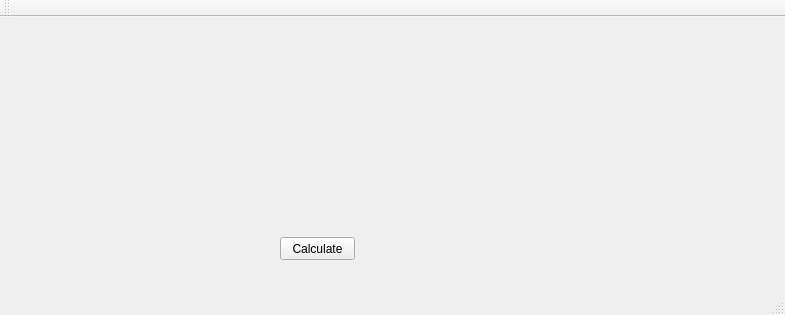
<?xml version="1.0" encoding="UTF-8"?>
<ui version="4.0">
 <class>Grade_Calculator</class>
 <widget class="QMainWindow" name="Grade_Calculator">
  <property name="geometry">
   <rect>
    <x>0</x>
    <y>0</y>
    <width>785</width>
    <height>315</height>
   </rect>
  </property>
  <property name="windowTitle">
   <string>Grade_Calculator</string>
  </property>
  <widget class="QWidget" name="centralWidget">
   <widget class="QWidget" name="layoutWidget">
    <property name="geometry">
     <rect>
      <x>10</x>
      <y>80</y>
      <width>211</width>
      <height>22</height>
     </rect>
    </property>
    <layout class="QHBoxLayout" name="horizontalLayout_2">
     <item>
      <widget class="QLabel" name="label_2">
       <property name="text">
        <string>Hw2</string>
       </property>
      </widget>
     </item>
     <item>
      <widget class="QScrollBar" name="hw2scroll">
       <property name="sizePolicy">
        <sizepolicy hsizetype="Preferred" vsizetype="Fixed">
         <horstretch>0</horstretch>
         <verstretch>0</verstretch>
        </sizepolicy>
       </property>
       <property name="orientation">
        <enum>Qt::Horizontal</enum>
       </property>
      </widget>
     </item>
     <item>
      <widget class="QSpinBox" name="hw2spin"/>
     </item>
    </layout>
   </widget>
   <widget class="QPushButton" name="Calculate">
    <property name="geometry">
     <rect>
      <x>280</x>
      <y>220</y>
      <width>75</width>
      <height>23</height>
     </rect>
    </property>
    <property name="text">
     <string>Calculate</string>
    </property>
   </widget>
   <widget class="QWidget" name="">
    <property name="geometry">
     <rect>
      <x>10</x>
      <y>50</y>
      <width>211</width>
      <height>21</height>
     </rect>
    </property>
    <layout class="QHBoxLayout" name="horizontalLayout">
     <item>
      <widget class="QLabel" name="label">
       <property name="text">
        <string>Hw1</string>
       </property>
      </widget>
     </item>
     <item>
      <widget class="QScrollBar" name="hw1scroll">
       <property name="sizePolicy">
        <sizepolicy hsizetype="Preferred" vsizetype="Fixed">
         <horstretch>0</horstretch>
         <verstretch>0</verstretch>
        </sizepolicy>
       </property>
       <property name="orientation">
        <enum>Qt::Horizontal</enum>
       </property>
      </widget>
     </item>
     <item>
      <widget class="QSpinBox" name="hw1spin"/>
     </item>
    </layout>
   </widget>
   <widget class="QWidget" name="">
    <property name="geometry">
     <rect>
      <x>10</x>
      <y>120</y>
      <width>211</width>
      <height>22</height>
     </rect>
    </property>
    <layout class="QHBoxLayout" name="horizontalLayout_3">
     <item>
      <widget class="QLabel" name="label_3">
       <property name="text">
        <string>Hw3</string>
       </property>
      </widget>
     </item>
     <item>
      <widget class="QScrollBar" name="hw3scroll">
       <property name="orientation">
        <enum>Qt::Horizontal</enum>
       </property>
      </widget>
     </item>
     <item>
      <widget class="QSpinBox" name="hw3spin"/>
     </item>
    </layout>
   </widget>
   <widget class="QWidget" name="">
    <property name="geometry">
     <rect>
      <x>10</x>
      <y>160</y>
      <width>211</width>
      <height>22</height>
     </rect>
    </property>
    <layout class="QHBoxLayout" name="horizontalLayout_4">
     <item>
      <widget class="QLabel" name="label_5">
       <property name="text">
        <string>Hw4</string>
       </property>
      </widget>
     </item>
     <item>
      <widget class="QScrollBar" name="hw4scroll">
       <property name="orientation">
        <enum>Qt::Horizontal</enum>
       </property>
      </widget>
     </item>
     <item>
      <widget class="QSpinBox" name="hw4spin"/>
     </item>
    </layout>
   </widget>
   <widget class="QWidget" name="">
    <property name="geometry">
     <rect>
      <x>10</x>
      <y>190</y>
      <width>211</width>
      <height>22</height>
     </rect>
    </property>
    <layout class="QHBoxLayout" name="horizontalLayout_5">
     <item>
      <widget class="QLabel" name="label_6">
       <property name="text">
        <string>Hw5</string>
       </property>
      </widget>
     </item>
     <item>
      <widget class="QScrollBar" name="hw5scroll">
       <property name="orientation">
        <enum>Qt::Horizontal</enum>
       </property>
      </widget>
     </item>
     <item>
      <widget class="QSpinBox" name="hw5spin"/>
     </item>
    </layout>
   </widget>
   <widget class="QWidget" name="">
    <property name="geometry">
     <rect>
      <x>240</x>
      <y>50</y>
      <width>171</width>
      <height>22</height>
     </rect>
    </property>
    <layout class="QHBoxLayout" name="horizontalLayout_6">
     <item>
      <widget class="QLabel" name="label_7">
       <property name="text">
        <string>Hw6</string>
       </property>
      </widget>
     </item>
     <item>
      <widget class="QScrollBar" name="hw6scroll">
       <property name="orientation">
        <enum>Qt::Horizontal</enum>
       </property>
      </widget>
     </item>
     <item>
      <widget class="QSpinBox" name="hw6spin"/>
     </item>
    </layout>
   </widget>
   <widget class="QWidget" name="">
    <property name="geometry">
     <rect>
      <x>240</x>
      <y>80</y>
      <width>171</width>
      <height>22</height>
     </rect>
    </property>
    <layout class="QHBoxLayout" name="horizontalLayout_7">
     <item>
      <widget class="QLabel" name="label_8">
       <property name="text">
        <string>Hw7</string>
       </property>
      </widget>
     </item>
     <item>
      <widget class="QScrollBar" name="hw7scroll">
       <property name="orientation">
        <enum>Qt::Horizontal</enum>
       </property>
      </widget>
     </item>
     <item>
      <widget class="QSpinBox" name="hw7spin"/>
     </item>
    </layout>
   </widget>
   <widget class="QWidget" name="">
    <property name="geometry">
     <rect>
      <x>240</x>
      <y>120</y>
      <width>171</width>
      <height>22</height>
     </rect>
    </property>
    <layout class="QHBoxLayout" name="horizontalLayout_8">
     <item>
      <widget class="QLabel" name="label_4">
       <property name="text">
        <string>Hw8</string>
       </property>
      </widget>
     </item>
     <item>
      <widget class="QScrollBar" name="hw7scroll_2">
       <property name="orientation">
        <enum>Qt::Horizontal</enum>
       </property>
      </widget>
     </item>
     <item>
      <widget class="QSpinBox" name="hw8spin"/>
     </item>
    </layout>
   </widget>
   <widget class="QWidget" name="">
    <property name="geometry">
     <rect>
      <x>460</x>
      <y>60</y>
      <width>150</width>
      <height>22</height>
     </rect>
    </property>
    <layout class="QHBoxLayout" name="horizontalLayout_9">
     <item>
      <widget class="QLabel" name="label_9">
       <property name="text">
        <string>Midterm 1</string>
       </property>
      </widget>
     </item>
     <item>
      <widget class="QScrollBar" name="m1scroll">
       <property name="orientation">
        <enum>Qt::Horizontal</enum>
       </property>
      </widget>
     </item>
     <item>
      <widget class="QSpinBox" name="m1spin"/>
     </item>
    </layout>
   </widget>
   <widget class="QWidget" name="">
    <property name="geometry">
     <rect>
      <x>460</x>
      <y>100</y>
      <width>150</width>
      <height>22</height>
     </rect>
    </property>
    <layout class="QHBoxLayout" name="horizontalLayout_10">
     <item>
      <widget class="QLabel" name="label_10">
       <property name="text">
        <string>Midterm 2</string>
       </property>
      </widget>
     </item>
     <item>
      <widget class="QScrollBar" name="m2scroll">
       <property name="orientation">
        <enum>Qt::Horizontal</enum>
       </property>
      </widget>
     </item>
     <item>
      <widget class="QSpinBox" name="m2spin"/>
     </item>
    </layout>
   </widget>
   <widget class="QWidget" name="">
    <property name="geometry">
     <rect>
      <x>460</x>
      <y>130</y>
      <width>125</width>
      <height>22</height>
     </rect>
    </property>
    <layout class="QHBoxLayout" name="horizontalLayout_11">
     <item>
      <widget class="QLabel" name="label_11">
       <property name="text">
        <string>Final</string>
       </property>
      </widget>
     </item>
     <item>
      <widget class="QScrollBar" name="fscroll">
       <property name="orientation">
        <enum>Qt::Horizontal</enum>
       </property>
      </widget>
     </item>
     <item>
      <widget class="QSpinBox" name="fspin"/>
     </item>
    </layout>
   </widget>
   <zorder>label</zorder>
   <zorder>hw1scroll</zorder>
   <zorder>hw1spin</zorder>
   <zorder>layoutWidget</zorder>
   <zorder>label_3</zorder>
   <zorder>label_4</zorder>
   <zorder>label_5</zorder>
   <zorder>label_6</zorder>
   <zorder>label_7</zorder>
   <zorder>label_8</zorder>
   <zorder>hw3scroll</zorder>
   <zorder>hw3spin</zorder>
   <zorder>hw4scroll</zorder>
   <zorder>hw4spin</zorder>
   <zorder>hw5scroll</zorder>
   <zorder>hw5spin</zorder>
   <zorder>label_3</zorder>
   <zorder>hw6scroll</zorder>
   <zorder>hw7scroll</zorder>
   <zorder>hw7scroll_2</zorder>
   <zorder>hw6spin</zorder>
   <zorder>hw7spin</zorder>
   <zorder>hw8spin</zorder>
   <zorder>Calculate</zorder>
   <zorder>label_9</zorder>
   <zorder>label_10</zorder>
   <zorder>label_11</zorder>
   <zorder>m1scroll</zorder>
   <zorder>m1spin</zorder>
   <zorder>m2scroll</zorder>
   <zorder>m2spin</zorder>
   <zorder>fscroll</zorder>
   <zorder>fspin</zorder>
  </widget>
  <widget class="QMenuBar" name="menuBar">
   <property name="geometry">
    <rect>
     <x>0</x>
     <y>0</y>
     <width>785</width>
     <height>21</height>
    </rect>
   </property>
  </widget>
  <widget class="QToolBar" name="mainToolBar">
   <attribute name="toolBarArea">
    <enum>TopToolBarArea</enum>
   </attribute>
   <attribute name="toolBarBreak">
    <bool>false</bool>
   </attribute>
  </widget>
  <widget class="QStatusBar" name="statusBar"/>
 </widget>
 <layoutdefault spacing="6" margin="11"/>
 <resources/>
 <connections>
  <connection>
   <sender>hw1scroll</sender>
   <signal>valueChanged(int)</signal>
   <receiver>hw1spin</receiver>
   <slot>setValue(int)</slot>
   <hints>
    <hint type="sourcelabel">
     <x>110</x>
     <y>97</y>
    </hint>
    <hint type="destinationlabel">
     <x>207</x>
     <y>92</y>
    </hint>
   </hints>
  </connection>
  <connection>
   <sender>hw1spin</sender>
   <signal>valueChanged(int)</signal>
   <receiver>hw1scroll</receiver>
   <slot>setValue(int)</slot>
   <hints>
    <hint type="sourcelabel">
     <x>168</x>
     <y>101</y>
    </hint>
    <hint type="destinationlabel">
     <x>130</x>
     <y>99</y>
    </hint>
   </hints>
  </connection>
  <connection>
   <sender>hw2scroll</sender>
   <signal>valueChanged(int)</signal>
   <receiver>hw2spin</receiver>
   <slot>setValue(int)</slot>
   <hints>
    <hint type="sourcelabel">
     <x>123</x>
     <y>120</y>
    </hint>
    <hint type="destinationlabel">
     <x>172</x>
     <y>121</y>
    </hint>
   </hints>
  </connection>
  <connection>
   <sender>hw2spin</sender>
   <signal>valueChanged(int)</signal>
   <receiver>hw2scroll</receiver>
   <slot>setValue(int)</slot>
   <hints>
    <hint type="sourcelabel">
     <x>165</x>
     <y>127</y>
    </hint>
    <hint type="destinationlabel">
     <x>98</x>
     <y>120</y>
    </hint>
   </hints>
  </connection>
  <connection>
   <sender>hw3scroll</sender>
   <signal>valueChanged(int)</signal>
   <receiver>hw3spin</receiver>
   <slot>setValue(int)</slot>
   <hints>
    <hint type="sourcelabel">
     <x>109</x>
     <y>162</y>
    </hint>
    <hint type="destinationlabel">
     <x>187</x>
     <y>165</y>
    </hint>
   </hints>
  </connection>
  <connection>
   <sender>hw4scroll</sender>
   <signal>valueChanged(int)</signal>
   <receiver>hw4spin</receiver>
   <slot>setValue(int)</slot>
   <hints>
    <hint type="sourcelabel">
     <x>126</x>
     <y>200</y>
    </hint>
    <hint type="destinationlabel">
     <x>177</x>
     <y>202</y>
    </hint>
   </hints>
  </connection>
  <connection>
   <sender>hw5scroll</sender>
   <signal>valueChanged(int)</signal>
   <receiver>hw5spin</receiver>
   <slot>setValue(int)</slot>
   <hints>
    <hint type="sourcelabel">
     <x>114</x>
     <y>232</y>
    </hint>
    <hint type="destinationlabel">
     <x>207</x>
     <y>232</y>
    </hint>
   </hints>
  </connection>
  <connection>
   <sender>hw6scroll</sender>
   <signal>valueChanged(int)</signal>
   <receiver>hw6spin</receiver>
   <slot>setValue(int)</slot>
   <hints>
    <hint type="sourcelabel">
     <x>324</x>
     <y>89</y>
    </hint>
    <hint type="destinationlabel">
     <x>403</x>
     <y>92</y>
    </hint>
   </hints>
  </connection>
  <connection>
   <sender>hw7scroll</sender>
   <signal>valueChanged(int)</signal>
   <receiver>hw7spin</receiver>
   <slot>setValue(int)</slot>
   <hints>
    <hint type="sourcelabel">
     <x>326</x>
     <y>126</y>
    </hint>
    <hint type="destinationlabel">
     <x>380</x>
     <y>129</y>
    </hint>
   </hints>
  </connection>
  <connection>
   <sender>hw7scroll_2</sender>
   <signal>valueChanged(int)</signal>
   <receiver>hw8spin</receiver>
   <slot>setValue(int)</slot>
   <hints>
    <hint type="sourcelabel">
     <x>315</x>
     <y>166</y>
    </hint>
    <hint type="destinationlabel">
     <x>378</x>
     <y>166</y>
    </hint>
   </hints>
  </connection>
  <connection>
   <sender>hw3spin</sender>
   <signal>valueChanged(int)</signal>
   <receiver>hw3scroll</receiver>
   <slot>setValue(int)</slot>
   <hints>
    <hint type="sourcelabel">
     <x>159</x>
     <y>160</y>
    </hint>
    <hint type="destinationlabel">
     <x>130</x>
     <y>160</y>
    </hint>
   </hints>
  </connection>
  <connection>
   <sender>hw4spin</sender>
   <signal>valueChanged(int)</signal>
   <receiver>hw4scroll</receiver>
   <slot>setValue(int)</slot>
   <hints>
    <hint type="sourcelabel">
     <x>161</x>
     <y>199</y>
    </hint>
    <hint type="destinationlabel">
     <x>122</x>
     <y>200</y>
    </hint>
   </hints>
  </connection>
  <connection>
   <sender>hw5spin</sender>
   <signal>valueChanged(int)</signal>
   <receiver>hw5scroll</receiver>
   <slot>setValue(int)</slot>
   <hints>
    <hint type="sourcelabel">
     <x>192</x>
     <y>230</y>
    </hint>
    <hint type="destinationlabel">
     <x>108</x>
     <y>237</y>
    </hint>
   </hints>
  </connection>
  <connection>
   <sender>hw6spin</sender>
   <signal>valueChanged(int)</signal>
   <receiver>hw6scroll</receiver>
   <slot>setValue(int)</slot>
   <hints>
    <hint type="sourcelabel">
     <x>362</x>
     <y>88</y>
    </hint>
    <hint type="destinationlabel">
     <x>335</x>
     <y>88</y>
    </hint>
   </hints>
  </connection>
  <connection>
   <sender>hw7spin</sender>
   <signal>valueChanged(int)</signal>
   <receiver>hw7scroll</receiver>
   <slot>setValue(int)</slot>
   <hints>
    <hint type="sourcelabel">
     <x>369</x>
     <y>128</y>
    </hint>
    <hint type="destinationlabel">
     <x>337</x>
     <y>129</y>
    </hint>
   </hints>
  </connection>
  <connection>
   <sender>hw8spin</sender>
   <signal>valueChanged(int)</signal>
   <receiver>hw7scroll_2</receiver>
   <slot>setValue(int)</slot>
   <hints>
    <hint type="sourcelabel">
     <x>379</x>
     <y>165</y>
    </hint>
    <hint type="destinationlabel">
     <x>340</x>
     <y>165</y>
    </hint>
   </hints>
  </connection>
  <connection>
   <sender>m1scroll</sender>
   <signal>valueChanged(int)</signal>
   <receiver>m1spin</receiver>
   <slot>setValue(int)</slot>
   <hints>
    <hint type="sourcelabel">
     <x>534</x>
     <y>103</y>
    </hint>
    <hint type="destinationlabel">
     <x>599</x>
     <y>100</y>
    </hint>
   </hints>
  </connection>
  <connection>
   <sender>m1spin</sender>
   <signal>valueChanged(int)</signal>
   <receiver>m1scroll</receiver>
   <slot>setValue(int)</slot>
   <hints>
    <hint type="sourcelabel">
     <x>577</x>
     <y>109</y>
    </hint>
    <hint type="destinationlabel">
     <x>532</x>
     <y>110</y>
    </hint>
   </hints>
  </connection>
  <connection>
   <sender>m2scroll</sender>
   <signal>valueChanged(int)</signal>
   <receiver>m2spin</receiver>
   <slot>setValue(int)</slot>
   <hints>
    <hint type="sourcelabel">
     <x>519</x>
     <y>142</y>
    </hint>
    <hint type="destinationlabel">
     <x>604</x>
     <y>142</y>
    </hint>
   </hints>
  </connection>
  <connection>
   <sender>m2spin</sender>
   <signal>valueChanged(int)</signal>
   <receiver>m2scroll</receiver>
   <slot>setValue(int)</slot>
   <hints>
    <hint type="sourcelabel">
     <x>582</x>
     <y>141</y>
    </hint>
    <hint type="destinationlabel">
     <x>537</x>
     <y>143</y>
    </hint>
   </hints>
  </connection>
  <connection>
   <sender>fscroll</sender>
   <signal>valueChanged(int)</signal>
   <receiver>fspin</receiver>
   <slot>setValue(int)</slot>
   <hints>
    <hint type="sourcelabel">
     <x>523</x>
     <y>176</y>
    </hint>
    <hint type="destinationlabel">
     <x>547</x>
     <y>176</y>
    </hint>
   </hints>
  </connection>
  <connection>
   <sender>fspin</sender>
   <signal>valueChanged(int)</signal>
   <receiver>fscroll</receiver>
   <slot>setValue(int)</slot>
   <hints>
    <hint type="sourcelabel">
     <x>559</x>
     <y>167</y>
    </hint>
    <hint type="destinationlabel">
     <x>521</x>
     <y>169</y>
    </hint>
   </hints>
  </connection>
 </connections>
</ui>
